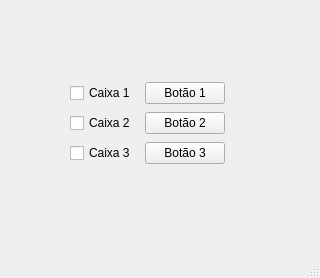
<?xml version="1.0" encoding="UTF-8"?>
<ui version="4.0">
 <class>MainWindow</class>
 <widget class="QMainWindow" name="MainWindow">
  <property name="geometry">
   <rect>
    <x>0</x>
    <y>0</y>
    <width>320</width>
    <height>278</height>
   </rect>
  </property>
  <property name="windowTitle">
   <string>MainWindow</string>
  </property>
  <widget class="QWidget" name="centralwidget">
   <widget class="QWidget" name="layoutWidget">
    <property name="geometry">
     <rect>
      <x>70</x>
      <y>80</y>
      <width>155</width>
      <height>89</height>
     </rect>
    </property>
    <layout class="QVBoxLayout" name="verticalLayout">
     <item>
      <layout class="QHBoxLayout" name="horizontalLayout">
       <item>
        <widget class="QCheckBox" name="checkBox">
         <property name="text">
          <string>Caixa 1</string>
         </property>
         <property name="checkable">
          <bool>true</bool>
         </property>
         <property name="checked">
          <bool>false</bool>
         </property>
        </widget>
       </item>
       <item>
        <widget class="QPushButton" name="pushButton">
         <property name="text">
          <string>Botão 1</string>
         </property>
        </widget>
       </item>
      </layout>
     </item>
     <item>
      <layout class="QHBoxLayout" name="horizontalLayout_2">
       <item>
        <widget class="QCheckBox" name="checkBox_2">
         <property name="text">
          <string>Caixa 2</string>
         </property>
        </widget>
       </item>
       <item>
        <widget class="QPushButton" name="pushButton_2">
         <property name="text">
          <string>Botão 2</string>
         </property>
        </widget>
       </item>
      </layout>
     </item>
     <item>
      <layout class="QHBoxLayout" name="horizontalLayout_3">
       <item>
        <widget class="QCheckBox" name="checkBox_3">
         <property name="text">
          <string>Caixa 3</string>
         </property>
        </widget>
       </item>
       <item>
        <widget class="QPushButton" name="pushButton_3">
         <property name="text">
          <string>Botão 3</string>
         </property>
        </widget>
       </item>
      </layout>
     </item>
    </layout>
   </widget>
  </widget>
  <widget class="QMenuBar" name="menubar">
   <property name="geometry">
    <rect>
     <x>0</x>
     <y>0</y>
     <width>320</width>
     <height>21</height>
    </rect>
   </property>
  </widget>
  <widget class="QStatusBar" name="statusbar"/>
 </widget>
 <resources/>
 <connections/>
</ui>
